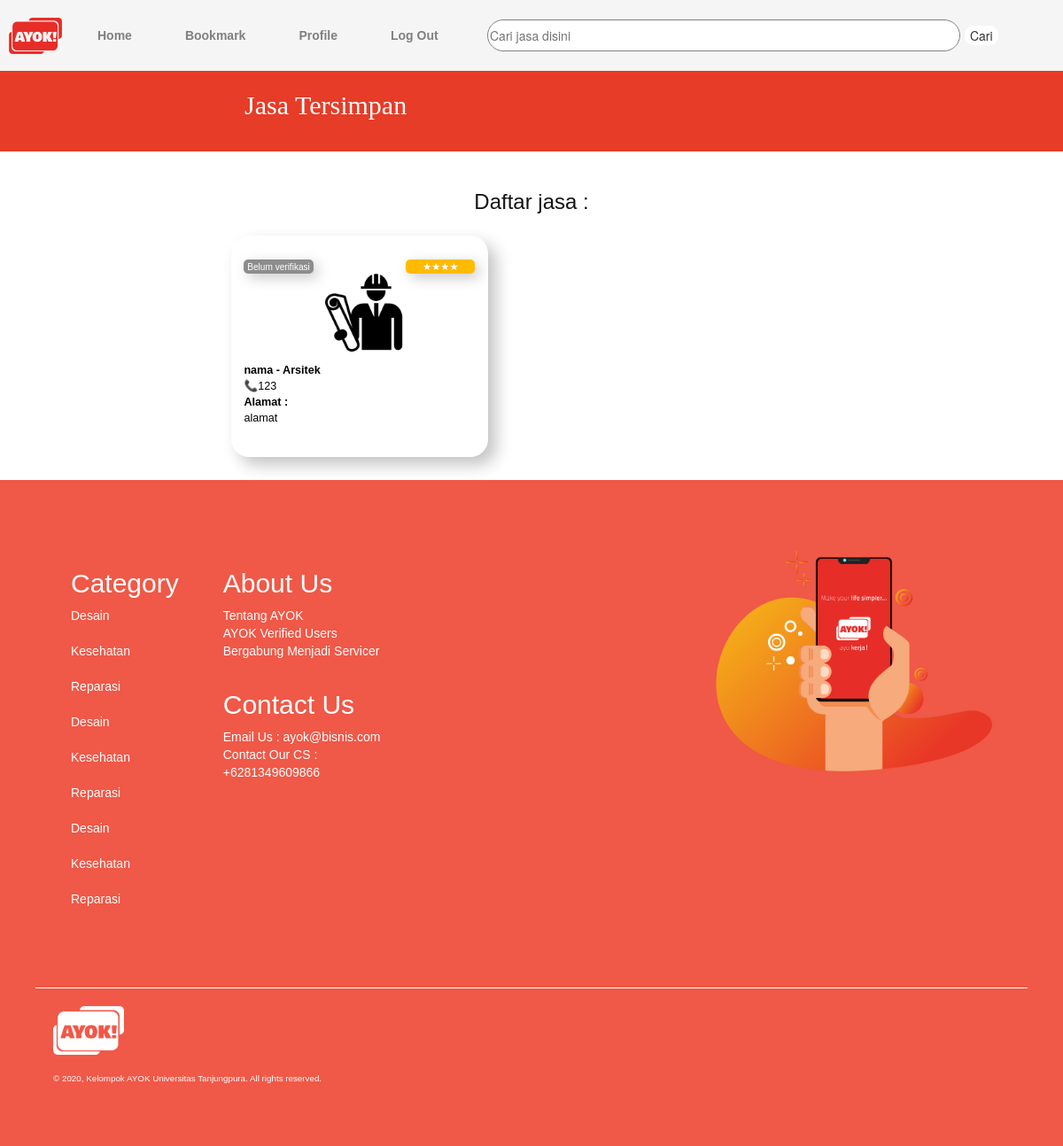
/akun/bookmark.php (signed in), run on the app's committed database.
### tables this page shows
CREATE TABLE `kategori` (
  `id_kategori1` varchar(10) NOT NULL,
  `id_kategori2` varchar(10) NOT NULL,
  `id_kategori3` varchar(10) NOT NULL,
  `nama_kategori` varchar(100) NOT NULL
);

CREATE TABLE `ratingjasa` (
  `id_jasa` varchar(50) NOT NULL,
  `rating` float NOT NULL
);

CREATE TABLE `foto` (
  `id_jasa` varchar(50) NOT NULL,
  `nama_foto` varchar(200) NOT NULL
);

CREATE TABLE `jasa` (
  `id_kategorijasa` varchar(50) NOT NULL,
  `id_jasa` varchar(50) NOT NULL,
  `id_akun` varchar(50) NOT NULL,
  `nama_jasa` varchar(200) NOT NULL,
  `keterangan` text NOT NULL,
  `alamat` text NOT NULL,
  `hargamin` varchar(50) NOT NULL,
  `hargamax` varchar(50) NOT NULL,
  `telepon` varchar(20) NOT NULL,
  `urutan` int(11) NOT NULL,
  `verifikasi_status` int(2) NOT NULL DEFAULT '0'
);

### web/akun/bookmark.php (the view, shortened to what this page needs)
<?php
include("../sistem/koneksi_database.php");
?>
<html>
<head>
<link rel="stylesheet" href="../sistem/style.css">
<link rel="stylesheet" href="https://maxcdn.bootstrapcdn.com/bootstrap/3.4.1/css/bootstrap.min.css">
 </head>
 <body>
	<div class="pencarian">
				<form name=form1 method=post action=carijasa.php onsubmit="return validate()">
					<input class=input type=text name=cari maxlength=100 placeholder="Cari jasa disini">
					<input class=submit type=submit value="Cari">
				</form>
		</div>
	<div class="topnav" id="myTopnav">
		<img src="../gambar/logo/ayok.png">
		<div class="menu">
		<a href="../index.php"><b>Home</b></a>
		<a href="bookmark.php"><b>Bookmark</b></a>
		<a href="profil.php"><b>Profile</b></a>
		<a href="../sistem/logout.php"><b>Log Out</b></a>
		</div>
	</div>
	<div class="main-content">
		<div class="content">
			<div class="block6">
				<div class="font3">
					<h2>Jasa Tersimpan</h2>
					</div>
					<div class="block2">
			<h3><center>Daftar jasa  :</center></h3>
			<div class="block7">
			<?php
			$id_akun=$_SESSION['id_akun_utama'];
			$perintah6="SELECT * FROM bookmark where id_akun='$id_akun'";
			$hasil6=mysqli_query($konek, $perintah6);
			if($row6=mysqli_fetch_array($hasil6))
			{
			$perintah5="SELECT * FROM bookmark where id_akun='$id_akun' ORDER BY id DESC";
			$hasil5=mysqli_query($konek, $perintah5);
			while($row5=mysqli_fetch_array($hasil5))
			{
			$jasa=$row5[1];
			$perintah="SELECT * FROM jasa where id_jasa='$jasa'";
			$hasil=mysqli_query($konek, $perintah);
			while($row=mysqli_fetch_array($hasil))
			{
				$perintah2="SELECT * FROM kategori WHERE id_kategori2='$row[0]'";
								$hasil2=mysqli_query($konek, $perintah2);
								while($row2=mysqli_fetch_array($hasil2)){
					$perintah3="SELECT * FROM foto where id_jasa='$row5[1]'";
					$hasil3=mysqli_query($konek, $perintah3);
						while($row3=mysqli_fetch_array($hasil3)){
						$imageURL='../../database/akun/foto_jasa/'.$row3[1];
			}
			echo "<a href=\"tampilanjasa.php?data1=$row[2]&data2=$row[3]\">";
					echo "<div class=\"box8\">";
					if($row[10]>'0'){
						echo "<div class=\"verified\">Verifikasi ✔️</div>";
					}
					else  {
						echo "<div class=\"notverified\">Belum verifikasi</div>";
					}
					$perintah4="SELECT * FROM ratingjasa where id_jasa='$row[1]'";
					$hasil4=mysqli_query($konek, $perintah4);
					if($row4=mysqli_fetch_array($hasil4)){
						$ratingfinalround=$row4[1];
						if($ratingfinalround<1){
					$ratingfinal="☆";
				}
				else if($ratingfinalround==1){
					$ratingfinal="★";
					}
				else if($ratingfinalround<2){
					$ratingfinal="★☆";
				}
				else if($ratingfinalround==2){
					$ratingfinal="★★";
					}
					else if($ratingfinalround<3){
					$ratingfinal="★★☆";
					}
					else if($ratingfinalround==3){
						$ratingfinal="★★★";
					}
					else if($ratingfinalround<4){
					$ratingfinal="★★★☆";
					}
					else if($ratingfinalround==4){
						$ratingfinal="★★★★";
					}
					if($row[10]>'0'){
					echo "<div class=\"ratingverified\">";
					echo $ratingfinal;
					echo "</div>";}
					else {
						echo "<div class=\"ratingnotverified\">";
					echo $ratingfinal;
					echo "</div>";}
					}
					echo "<img src=\"$imageURL\"><br>";
			echo "<b>$row[3]";
			echo " - ".$row2[3]."</b><br>";
			echo "📞";echo "$row[8]";echo "<br>";
			echo "<b>Alamat :<br></b>";
			echo "$row[5]";echo "<br>";
			echo "</div>";
			echo "</a>";
								}
			}
			}
			}
			else {
				echo "<h5><center>Tidak ada jasa tersimpan..</center></h5>";
			}
						?>
				</div>
				</div>
				</div>
			<?php
				include("../footer.php");
			?>
		</div>
	</div>
</body>

### web/sistem/style.css (style rules this page uses)
body { margin:0; height: auto; width: 100%; overflow-y: scroll; }
.main-content { margin-top: 70px; width: 100%; }
.content { height: auto; width: 100%; margin-bottom: 0; }
.topnav { background-color: rgb(245, 245, 245); overflow: hidden; position:fixed; top:0%; width:100%; font-family:"Century Gothic", CenturyGothic, Geneva, AppleGothic, sans-serif; z-index :1; }
.pencarian { height: 80px; position : fixed; top : 0%; left: 550px; width : 50%; z-index : 10; padding-top: 22px; padding-bottom : 22px; }
.pencarian form { margin: 0; }
.pencarian .input { width: 89%; height:36px; border-radius:30px; border:1px solid gray; }
.pencarian .submit { width : fit-content; border-radius:10px; border:none; cursor:pointer; border:none; background-color:white; margin-left:1px; }
.topnav img { width : 80px; float : left; padding: 10px; margin-top: 10px; }
.topnav a { font-size: 1em; float: left; display: block; color:gray; text-align: center; padding : 30px; text-decoration: none; transition:0.2s; }
.block2 { background-color:white; font-family: "Century Gothic", CenturyGothic, Geneva, AppleGothic, sans-serif; color:rgb(20,20,20); padding-right:20%; padding-bottom:1%; padding-left:20%; padding-top:2%; }
.block2 .ratingnotverified { border-radius: 20px; background: #fafafa; box-shadow: 5px 5px 15px #cbcbcb, -5px -5px 15px #ffffff; color:rgb(255, 187, 0); width:20%; padding:0px 3px; border-radius:5px; float:right; font-size:90%; }
.block2 .notverified { background-color:rgb(141, 141, 141); box-shadow: 5px 5px 15px #cbcbcb, -5px -5px 15px #ffffff; color:white; width:20%; padding:2px 3px; border-radius:5px; float:left; font-size:80%; }
.block6 { background-color:rgb(230,60,40); border:none; color:white; padding-top:1%; font-family:verdana; }
.block6 a { text-decoration:none; }
.block6 .font3 { margin-left:23%; color:white; margin-bottom:3%; }
.block7 { width:100%; padding-left:1%; padding-right:1%; }
.block7 a { text-decoration:none; color:black; }
.block7 .box8 { padding-top:1%; padding-bottom:3%; padding-left:2%; padding-right:2%; display:inline-block; width:41%; margin-left:2%; margin-right:2%; margin-top:2%; margin-bottom:2%; height:250px; border-radius: 20px; background: #ffffff; box-shadow: 9px 9px 18px #c4c4c4, -9px -9px 18px #ffffff; vertical-align:bottom; text-align:left; font-size:90%; transition:0.2s; color: black; overflow: hidden; transition:0.3s; box-sizing: border-box; }
.block7 .box8 .notverified { margin-top:20px; background-color:rgb(141, 141, 141); color:white; width:30%; height:16px; border-radius:5px; text-align:center; float:left; font-size : 80%; }
.block7 .box8 .ratingnotverified { margin-top : 20px; background-color:rgb(255, 187, 0); color:white; width:30%; height:16px; border-radius:5px; text-align:center; float:right; }
.block7 .box8 img { object-fit :cover; width:auto; margin-left:35%; margin-right:35%; margin-bottom:5%; height:40%; }

### data on the page
jasa: nama_jasa "nama", telepon "123", alamat "alamat"
kategori: ratingjasa.rating "★★★★", foto.nama_foto (picture), nama_kategori "Arsitek"
